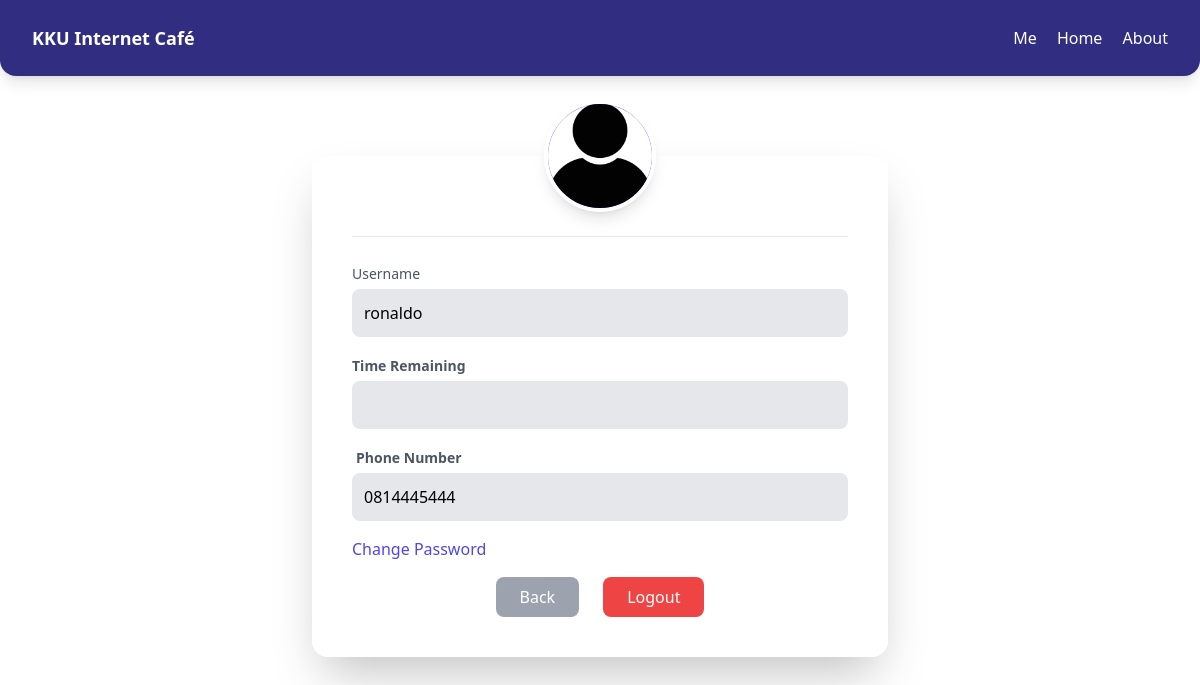
The app's page /profile (signed in), older data.
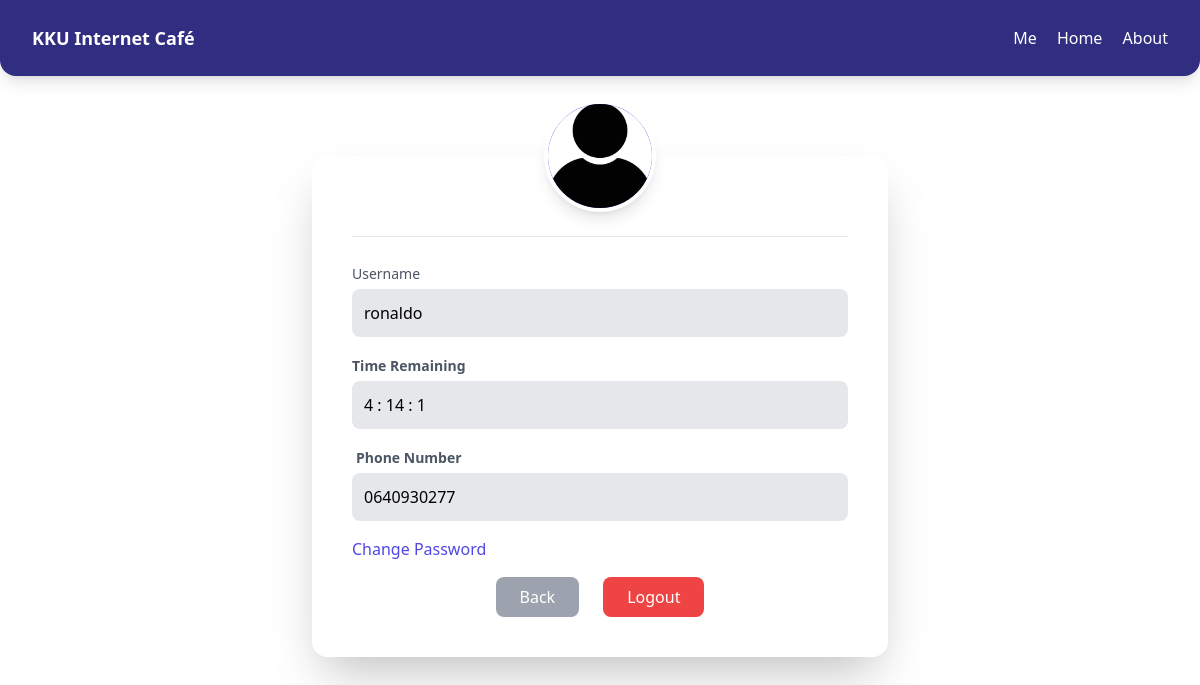
The same page, newer data.
### tables this page shows
CREATE TABLE Person (
    Person_ID INTEGER PRIMARY KEY AUTOINCREMENT, 
    Username TEXT NOT NULL UNIQUE,          
    Password TEXT NOT NULL,                
    Full_Name TEXT NOT NULL,               
    Type TEXT CHECK(Type IN ('Member', 'Staff', 'Admin')) NOT NULL 
);

CREATE TABLE Member (
    Person_ID INTEGER PRIMARY KEY,                 
    Phone_Number TEXT NOT NULL,
    Remaining_Time INTEGER DEFAULT 0,  
    FOREIGN KEY (Person_ID) REFERENCES Person(Person_ID) ON DELETE CASCADE
);

### main.py (the view)
@app.route("/profile")
@login_required
def profile():
    connect = sqlite3.connect(db_local)
    connect.row_factory = sqlite3.Row
    cursor = connect.cursor()
    cursor.execute("SELECT Remaining_Time, Phone_Number FROM Member WHERE Person_ID = ?", (current_user.id,))
    m_data = cursor.fetchone()
    cursor.execute("SELECT Password FROM Person WHERE Person_ID = ?", (current_user.id,))
    p_data = cursor.fetchone()
    connect.close()
    total_sec = m_data["Remaining_Time"] if m_data else 0
    phone = m_data["Phone_Number"] if m_data and m_data["Phone_Number"] else "-"
    pwd = p_data["Password"] if p_data else "********"
    return render_template("profile.html", username=current_user.username, password=pwd, total_seconds=total_sec, phone=phone)

### main.py (called while the page is built, shortened)
@login_manager.user_loader
def load_user(user_id):
    connect = sqlite3.connect(db_local)
    connect.row_factory = sqlite3.Row
    cursor = connect.cursor()
    cursor.execute("""
        SELECT Person.*, Member.Phone_Number
        FROM Person
        LEFT JOIN Member ON Person.Person_ID = Member.Person_ID
        WHERE Person.Person_ID = ?
    """, (user_id,))
    user = cursor.fetchone()
    connect.close()
    if user:
        return User(user["Person_ID"], user["Username"], user["Full_Name"], user["Type"], user["Phone_Number"])
    return None

@app.before_request
def update_member_time():
    if current_user.is_authenticated:
        now = int(time.time())
        last_active = session.get('last_active')
        session['last_active'] = now

### templates/profile.html (shortened to what this page needs)
<!doctype html>
<html lang="th">
  <head>
    <script src="https://cdn.tailwindcss.com"></script>
  </head>
  <body
    class="min-h-screen bg-cover bg-center"
    style="
      background-image: url(&quot;https://images.unsplash.com/photo-1492724441997-5dc865305da7&quot;);
    "
  >
    <header
      class="bg-indigo-900 text-white flex justify-between items-center px-8 py-6 shadow-lg rounded-b-2xl"
    >
      <h1 class="text-lg font-semibold">KKU Internet Café</h1>
      <div class="flex items-center gap-6">
        <nav class="space-x-4 hidden sm:block">
          <a href="#" class="hover:underline">Me</a>
          <a href="/dashboard" class="hover:underline">Home</a>
          <a href="/contact" class="hover:underline">About</a>
        </nav>
      </div>
    </header>
    <div class="flex items-center justify-center py-20">
      <div
        class="bg-white/95 backdrop-blur-md w-full max-w-xl rounded-2xl shadow-2xl p-10 text-center"
      >
        <div class="flex justify-center -mt-24 mb-6">
          <div
            class="w-28 h-28 bg-indigo-700 rounded-full flex items-center justify-center border-4 border-white shadow-lg overflow-hidden"
          >
            <img
              src="{{ url_for('static', filename='image/person2.jpg') }}"
              alt="person"
              class="w-full h-full object-cover"
            />
          </div>
        </div>
        <hr class="mb-6" />
        <div class="space-y-4 text-left">
          <div>
            <label class="text-sm text-gray-600">Username</label>
            <input
              type="text"
              value="{{ username }}"
              readonly
              class="w-full mt-1 p-3 rounded-lg bg-gray-200"
            />
          </div>
         <div>
            <label class="text-sm text-gray-600 font-bold">Time Remaining</label>
            <input
              id="time-display"
              data-seconds="{{ total_seconds }}"
              type="text"
              value="{{ time_display }}"
              readonly
              class="w-full mt-1 p-3 rounded-lg bg-gray-200"
            />
          </div>
       <div>
            <label class="text-sm text-gray-600 font-bold ml-1">Phone Number</label>
            <input type="text" value="{{ phone }}" readonly
                class="w-full mt-1 p-3 rounded-lg bg-gray-200">
      </div>
        <div class="mt-6 text-left">
          <a href="{{ url_for('change_password') }}"
             class="text-indigo-600 font-medium hover:text-indigo-800 hover:underline transition">
             Change Password
          </a>
        </div>
        <div class="flex justify-center gap-6 mt-8">
          <a href="{{ url_for('dashboard') }}"
             class="px-6 py-2 bg-gray-400 text-white rounded-lg hover:bg-gray-500 inline-block transition">
            Back
          </a>
          <button
            onclick="openConfirm()"
            class="px-6 py-2 bg-red-500 text-white rounded-lg hover:bg-red-600 transition"
          >
            Logout
          </button>
        </div>
      </div>
    </div>
    </body>
</html>

Row changes from the older to the newer data that the page shows:
changed Member: Phone_Number "0814445444" → "0640930277"
Text that changed along with them:
form field value: (not shown) → "4 : 14 : 1"
